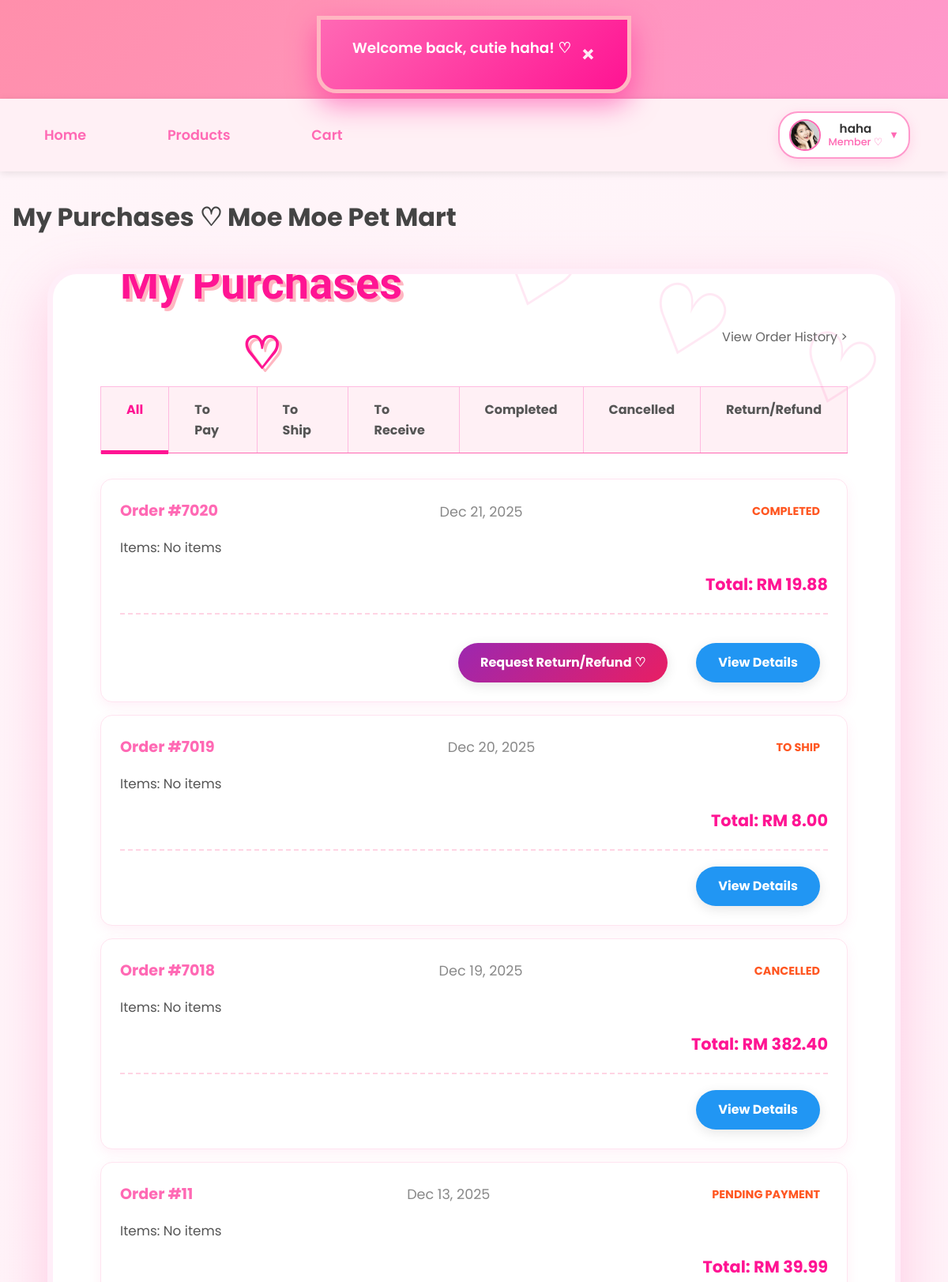
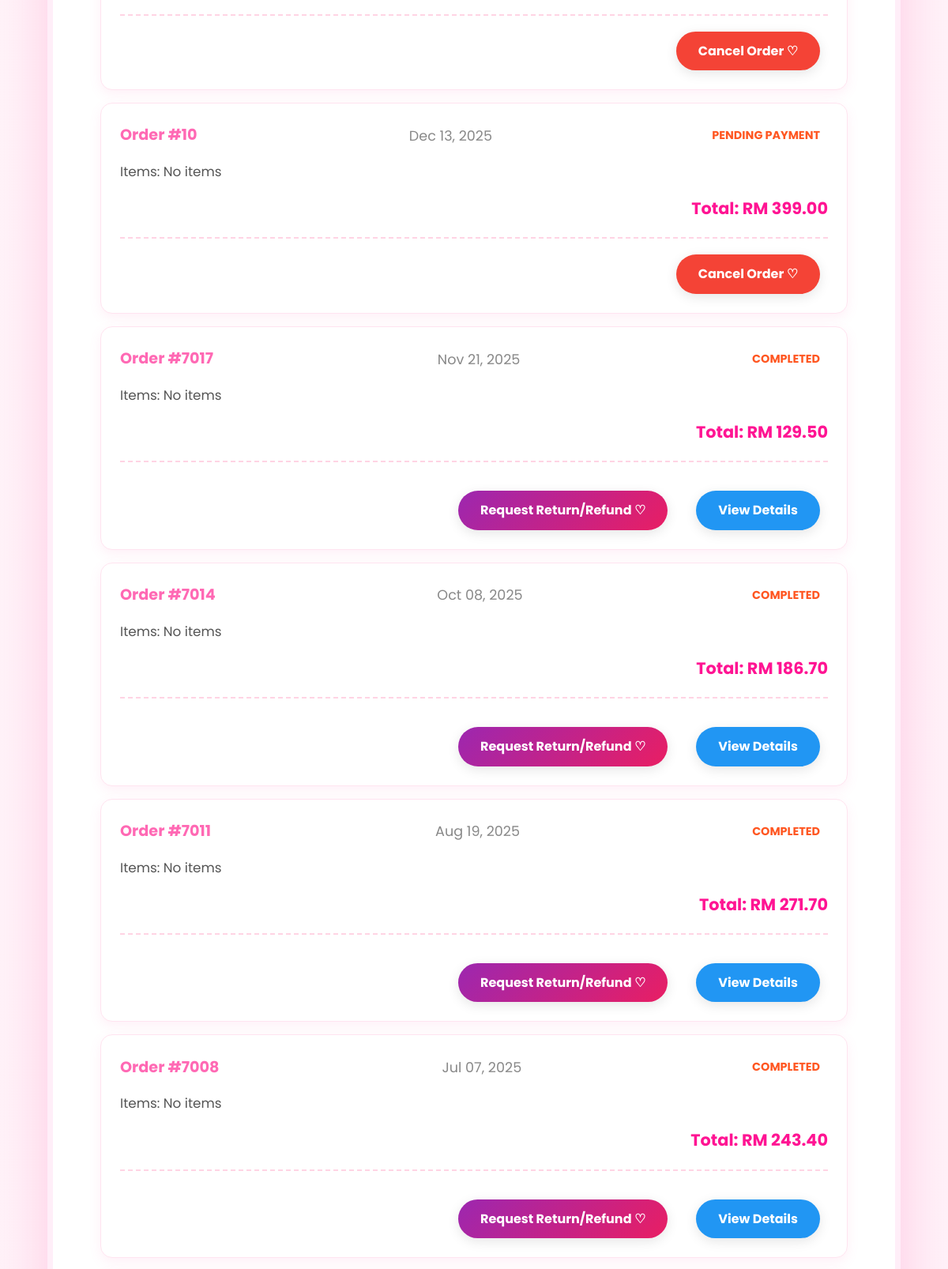
The page /member/my_purchase.php (signed in, upper part) on the database its author committed (2 pictures, top to bottom).
### tables this page shows
CREATE TABLE `users` (
  `id` int(11) NOT NULL,
  `username` varchar(50) NOT NULL,
  `email` varchar(100) NOT NULL,
  `phone` varchar(20) NOT NULL,
  `home_address` varchar(255) NOT NULL,
  `password` varchar(255) NOT NULL,
  `reset_token` varchar(255) DEFAULT NULL,
  `reset_token_expiry` datetime DEFAULT NULL,
  `role` enum('member','admin') NOT NULL DEFAULT 'member',
  `created_at` datetime DEFAULT current_timestamp(),
  `profile_pic` varchar(255) DEFAULT NULL,
  `locked` tinyint(1) DEFAULT 0,
  `lock_reason` varchar(255) DEFAULT NULL,
  `locked_at` datetime DEFAULT NULL
);

CREATE TABLE `orders` (
  `order_id` int(11) NOT NULL,
  `user_id` int(11) NOT NULL,
  `shipping_address` text DEFAULT NULL,
  `recipient_name` varchar(100) NOT NULL,
  `recipient_phone` varchar(20) NOT NULL,
  `total_amount` decimal(10,2) NOT NULL,
  `shipping_fee` decimal(10,2) DEFAULT 0.00,
  `shipping_region` varchar(20) DEFAULT NULL,
  `payment_method` varchar(50) DEFAULT NULL,
  `card_last4` varchar(4) DEFAULT NULL,
  `qr_code` text DEFAULT NULL,
  `qr_generated_at` datetime DEFAULT NULL,
  `order_date` datetime NOT NULL DEFAULT current_timestamp(),
  `order_status` varchar(50) DEFAULT 'Pending Payment',
  `status` enum('Pending Payment','To Ship','Shipped','Completed','Cancelled','Return/Refund') NOT NULL DEFAULT 'Pending Payment',
  `return_reason` varchar(255) DEFAULT NULL,
  `voucher_code` varchar(50) DEFAULT NULL,
  `discount_amount` decimal(10,2) DEFAULT 0.00
);

### _base.php (called while the page is built, shortened)
<?php
function get($key, $value = null) {
    $value = $_GET[$key] ?? $value;
    return is_array($value) ? array_map('trim', $value) : trim($value);
}
function temp($key, $value = null) {
    if ($value !== null) {
        $_SESSION["temp_$key"] = $value;
    }
    else {
        $value = $_SESSION["temp_$key"] ?? null;
        return $value;
    }
}
function is_login() {
    return isset($_SESSION['user']) && !empty($_SESSION['user']);
}
function username() {
    return $_SESSION['user'] ?? null;
}
function user_role() {
    return $_SESSION['role'] ?? null;
}
function current_user() {
    global $_db;
    $stm = $_db->prepare("SELECT * FROM users WHERE username = ?");
    $stm->execute([username()]);
    return $stm->fetch();
}
function encode($value) {
    return htmlentities($value);
}
?>

### member/my_purchase.php (the view, shortened to what this page needs)
<?php
require '../_base.php';
$_title = 'My Purchases ♡ Moe Moe Pet Mart';
include '../_head.php';
$user = current_user();
$tab = get('tab', 'all');
$statuses = [
    'all' => 'All',
    'to_pay' => 'To Pay',
    'to_ship' => 'To Ship',
    'to_receive' => 'To Receive',
    'completed' => 'Completed',
    'cancelled' => 'Cancelled',
    'return_refund' => 'Return/Refund'
];
$where = 'WHERE o.user_id = ?';
$params = [$user->id];
$sql = "SELECT o.*, GROUP_CONCAT(CONCAT(oi.quantity, ' x ', p.product_name) SEPARATOR ', ') AS items_summary
        FROM orders o
        LEFT JOIN order_items oi ON o.order_id = oi.order_id
        LEFT JOIN product p ON oi.product_id = p.product_id
        $where
        GROUP BY o.order_id
        ORDER BY o.order_date DESC";
$stm = $_db->prepare($sql);
$stm->execute($params);
$orders = $stm->fetchAll();
?>
<div class="container">
    <div style="display: flex; justify-content: center; align-items: center; position: relative; margin-bottom: 2rem; height: 60px;">
        <h2>My Purchases ♡</h2>
        <a href="?tab=completed" style="color:#666; text-decoration:none; font-size:1rem; font-weight:normal; white-space: nowrap; margin-left: 380px;">
                View Order History >
        </a>
    </div>
    <div class="purchase-tabs">
        <?php foreach ($statuses as $key => $label): ?>
            <a href="?tab=<?= $key ?>" class="<?= $tab === $key ? 'active' : '' ?>">
                <?= $label ?>
            </a>
        <?php endforeach; ?>
    </div>
    <?php if (empty($orders)): ?>
        <div class="empty-purchases">
            <div style="font-size: 5rem; margin-bottom: 20px;">🛒</div>
            <p>No purchases in this category yet~ ♡</p>
            <a href="products.php" class="btn btn-primary">Shop Now ♡</a>
        </div>
    <?php else: ?>
        <div class="purchase-list">
            <?php foreach ($orders as $order): ?>
                <div class="purchase-card">
                    <div class="order-header">
                        <span class="order-id">Order #<?= $order->order_id ?></span>
                        <span class="order-date"><?= date('M d, Y', strtotime($order->order_date)) ?></span>
                        <span class="order-status <?= strtolower(str_replace(' ', '-', $order->status)) ?>">
                            <?= $order->order_status ?>
                        </span>
                    </div>
                    <div class="order-items">
                        <p>Items: <?= encode($order->items_summary ?? 'No items') ?></p>
                    </div>
                    <div class="order-total">
                        Total: RM <?= number_format($order->total_amount, 2) ?>
                    </div>
                    <div class="order-actions">
                        <?php if ($order->order_status === 'Pending Payment'): ?>
                            <a href="cancel_order.php?id=<?= $order->order_id ?>" class="btn btn-cancel">Cancel Order ♡</a>
                        <?php elseif ($order->order_status === 'Shipped'): ?>
                            <a href="confirm_receive.php?id=<?= $order->order_id ?>" class="btn btn-receive">Confirm Received ♡</a>
                        <?php elseif ($order->order_status === 'Completed'): ?>
                            <div class="action-buttons-row">
                                <a href="request_return.php?id=<?= $order->order_id ?>" class="btn btn-return">Request Return/Refund ♡</a>
                                <a href="order_detail.php?id=<?= $order->order_id ?>" class="btn btn-detail">View Details</a>
                            </div>
                        <?php else: ?>
                            <a href="order_detail.php?id=<?= $order->order_id ?>" class="btn btn-detail">View Details</a>
                        <?php endif; ?>
                    </div>
                </div>
            <?php endforeach; ?>
        </div>
    <?php endif; ?>
</div>
<?php include '../_foot.php'; ?>

### _head.php (shortened to what this page needs)
<?php
    require_once '_base.php';
?>
<!DOCTYPE html>
<html lang="en">
<head>
    <link rel="stylesheet" href="/css/app.css">
    <link rel="stylesheet" href="https://unpkg.com/dropzone@5/dist/min/dropzone.min.css">
</head>
<body data-flash="<?= encode(temp('info')) ?>">
    <div id="moe-flash"></div>
    <header>
        <h1><a href="/">MoeMoepet Mart</a></h1>
    </header>
    <nav>
    <div class="nav-left">
    <a href="/">Home</a>
    <a href="/member/products.php">Products</a>
    <a href="/member/cart.php" class="cart-link">
        Cart
    </a>
    </div>
    <div class="nav-right">
        <?php if (is_login()):
            $user = current_user();
            $displayName = encode(username());
            $roleText    = user_role() === 'admin' ? 'Admin ♛' : 'Member ♡';
            $avatar = !empty($user->profile_pic) ? '/' . $user->profile_pic : '/images/default-avatar.png';
        ?>
            <div class="user-menu">
                <div class="user-info" tabindex="0">
                    <img src="<?= $avatar ?>" alt="<?= $displayName ?>" class="user-avatar">
                    <div class="user-details">
                        <div class="user-name"><?= $displayName ?></div>
                        <div class="user-role"><?= $roleText ?></div>
                    </div>
                    <span class="dropdown-arrow">▼</span>
                </div>
            </div>
        <?php else: ?>
            <a href="/login.php" class="btn-login">Login</a>
        <?php endif; ?>
    </div>
</nav>
    <main>
        <h1><?= $_title ?? 'Untitled' ?></h1>

### member/my_purchase.php (style rules this page uses)
.purchase-tabs { display: flex; gap: 0rem; margin: 2rem 0; border-bottom: 1px solid #ff69b4; border-left: 1px solid #ffbae0; border-top: 1px solid #ffbae0; background: #fff0f5; }
.purchase-tabs a { padding: 1rem 2rem; text-decoration: none; color: #555; font-weight: bold; position: relative; border-right: 1px solid #ffbae0; }
.purchase-tabs a.active { color: #ff1493; }
.purchase-tabs a.active::after { content: ''; position: absolute; bottom: -2px; left: 0; width: 100%; height: 5px; background: #ff1493; }
.purchase-card { background: white; border-radius: 15px; padding: 1.5rem; margin: 1rem 0; box-shadow: 0 5px 15px rgba(255,105,180,0.1); }
.order-header { display: flex; justify-content: space-between; align-items: center; margin-bottom: 1rem; font-size: 1.1rem; }
.order-id { font-weight: bold; color: #ff69b4; }
.order-status { padding: 0.5rem 1rem; border-radius: 20px; font-size: 0.9rem; text-transform: uppercase; }
.order-status.pending-payment { background: #fff3e0; color: #ef6c00; }
.order-items { margin: 1rem 0; color: #555; }
.order-total { font-size: 1.3rem; font-weight: bold; color: #ff1493; text-align: right; margin: 1rem 0; }
.order-actions { display: flex; gap: 1rem; justify-content: flex-end; flex-wrap: wrap; }
.btn-detail { background: #2196f3; color: white; }

### rows shown on the page
users: profile_pic (picture)
orders: order_id "7020", order_date "Dec 21, 2025", order_status "COMPLETED", items_summary "No items", total_amount "19.88"
orders: order_id "7019", order_date "Dec 20, 2025", order_status "TO SHIP", items_summary "No items", total_amount "8.00"
orders: order_id "7018", order_date "Dec 19, 2025", order_status "CANCELLED", items_summary "No items", total_amount "382.40"
orders: order_id "11", order_date "Dec 13, 2025", order_status "PENDING PAYMENT", items_summary "No items", total_amount "39.99"
orders: order_id "10", order_date "Dec 13, 2025", order_status "PENDING PAYMENT", items_summary "No items", total_amount "399.00"
orders: order_id "7017", order_date "Nov 21, 2025", order_status "COMPLETED", items_summary "No items", total_amount "129.50"
orders: order_id "7014", order_date "Oct 08, 2025", order_status "COMPLETED", items_summary "No items", total_amount "186.70"
orders: order_id "7011", order_date "Aug 19, 2025", order_status "COMPLETED", items_summary "No items", total_amount "271.70"
orders: order_id "7008", order_date "Jul 07, 2025", order_status "COMPLETED", items_summary "No items", total_amount "243.40"

### other values the page prints
$displayName "haha"
$roleText "Member ♡"
$_title "My Purchases ♡ Moe Moe Pet Mart"
$label "All"
$label "To Pay"
$label "To Ship"
$label "To Receive"
$label "Completed"
$label "Cancelled"
$label "Return/Refund"
